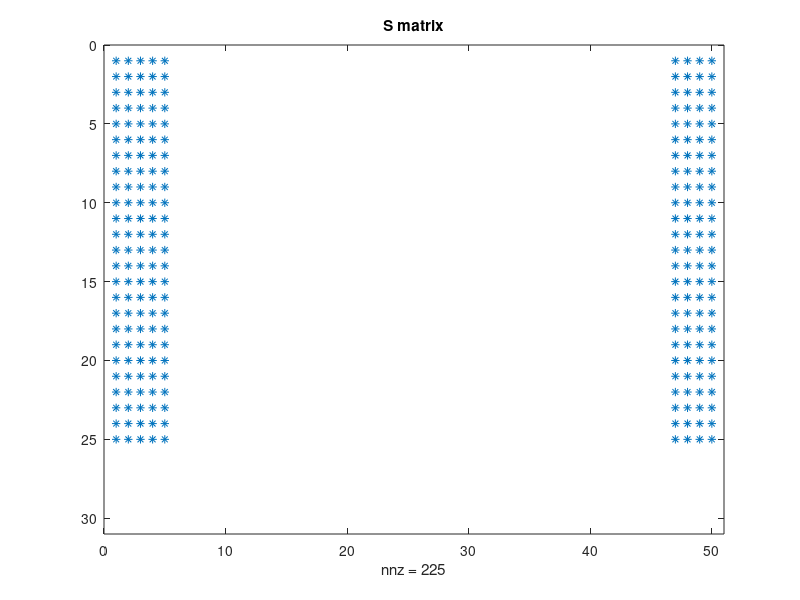
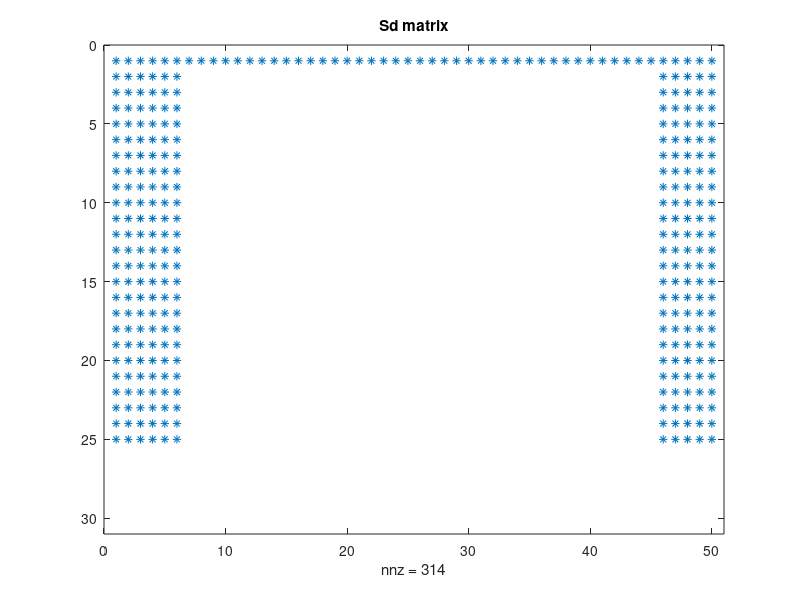
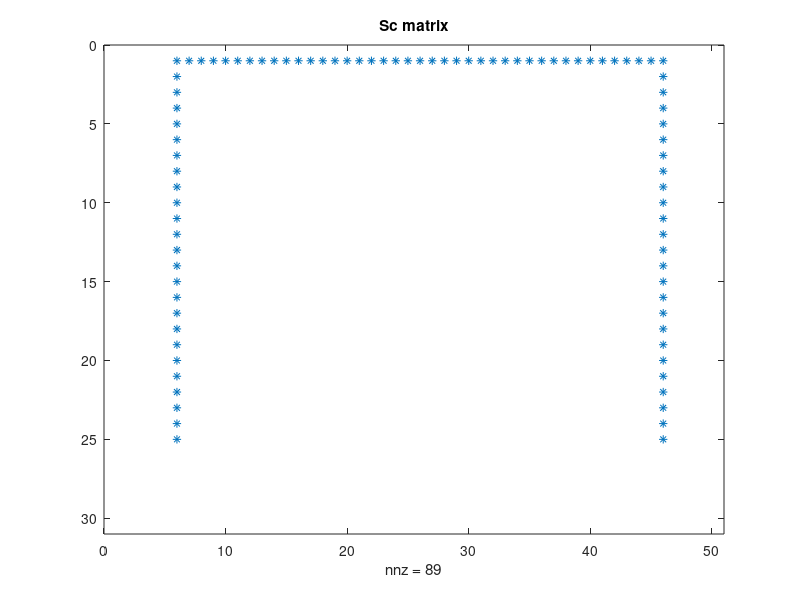

Here is the MATLAB script that generated these plots, in order:
%% Programme to solve for Stokes velocity profile in riblets
% Solve A*u = P
% S = riblets grid points
% P = pressure gradient
% A = Laplacian coefficients
% Sc = Sd - S = riblets surface grid points

clear
close all
tic
%% Input data
% Sides of the periodic-in-z domain
ly = 0.6; % aspect ratio ly:lz
lz = 1; % always

% Define grid sizes
n = 25;
nz = 2*n; % number of points in periodic z (spanwise)
ny = ly*nz; % number of points y (wall-normal) domain is enclosed
dy = ly/(ny-1); % length of sub-intervals in y-axis
dz = lz/nz; % length of sub-intervals in z-axis
z = (0:nz-1)*dz;
y = linspace(0,ly,ny);



dpdx = -1; % Pressure gradient
Sx = 0; % Shear at the top, could set to 1 (if normalised, always 1)

geometry = 4; 
% 0 = parabola (k/s = 1)
% 1 = triangle (k/s = 1.866 for 30deg, 0.5 for 90deg, 0.866 for 60deg)
% 2 = semi-circle (k/s = 0.5)
% 3 = trapezium (k/s = 0.5; tip half-angle = 15deg)
% 4 = blade (k/s = 0.5; t/s = 0.2)
angle = 90; % 30/60/90 degrees, for triangles only

savefile = 0;

%% Build S matrix - Grid Points of riblets
% S = 1 for points within and on boundary and = 0 elsewhere 
S = zeros(ny,nz);
if geometry == 0 % parabola
    parabola = (2*(z-lz/2)).^2;
    shape = 'parabola';
    height = 1;
    for k = 1:nz
        for j = 1:ny
            if y(j) < parabola(k)
                S(j,k) = 1;
            else
                S(j,k) = 0;
            end
        end
    end
end

if geometry == 1 % triangle
    if angle == 90        
        shape = 'triangle9';
        height = 0.5;
        triangle = z-lz/2;
        triangle2 = -z+lz/2;
    end
    if angle == 60
        shape = 'triangle6';
        height = sqrt(3)/2;
        triangle = sqrt(3)*z-sqrt(3)*lz/2;
        triangle2 = -sqrt(3)*z+sqrt(3)*lz/2;
    end
    if angle == 30
        shape = 'triangle3';
        height = 1 + sqrt(3)/2;
        triangle = (2+sqrt(3))*z-1-sqrt(3)*lz/2;
        triangle2 = -(2+sqrt(3))*z+1+sqrt(3)*lz/2;
    end
        for k = 1:nz
            for j = 1:ny
                if y(j) < triangle(k) || y(j) < triangle2(k)
                    S(j,k) = 1;
                else
                    S(j,k) = 0;
                end
            end
        end
end

if geometry == 2 % semi-circle
    shape = 'circle';
    height = 0.5;
    circle = (-sqrt((lz/2)^2-(z-lz/2).^2))+lz/2;
    for k = 1:nz
        for j = 1:ny
            if y(j) < circle(k)
                S(j,k) = 1;
            else
                S(j,k) = 0;
            end
        end
    end
end

if geometry == 3 % trapezium
    shape='trapezium';
    height = 0.5;
    trapezium = (4+2*sqrt(3))*z-3.5-2*sqrt(3);
    trapezium2 = -(4+2*sqrt(3))*z+0.5;
    for k=1:nz
        for j=1:ny
            if y(j) < trapezium(k) || y(j) < trapezium2(k)
                S(j, k) = 1;
            else
                S(j, k) = 0;
            end
        end
    end
end

if geometry == 4 % blade
    shape = 'blade';
    height = 0.5;
    for j = 1:height*nz
        for k = 1:nz
            if z(k) < 0.1*lz || z(k) > 0.9*lz
                S(j,k) = 1;
            else
                S(j,k) = 0;
            end
        end
    end
end

figure
spy(S)
title('S matrix')

%% Build Sd matrix
% Sd = 1 for points within and on boundary and = 0 elsewhere 
% riblets now bigger by rd = max(dy,dz)
rd = max(dy,dz);
Sd = zeros(ny,nz);

if geometry == 4 % blade
    for j = 1:height*nz %+1 if domain height > 0.5*lz
        for k = 1:nz
            if z(k) < 0.1*lz+dz-0.00001 || z(k) > 0.9*lz-dz+0.00001
                Sd(j,k) = 1;
            else
                Sd(j,k) = 0;
            end
        end
    end
    Sd(1,:) = ones(1,nz);
end

figure
spy(Sd)
title('Sd matrix')
Sc = Sd-S;
figure
spy(Sc)
title('Sc matrix')